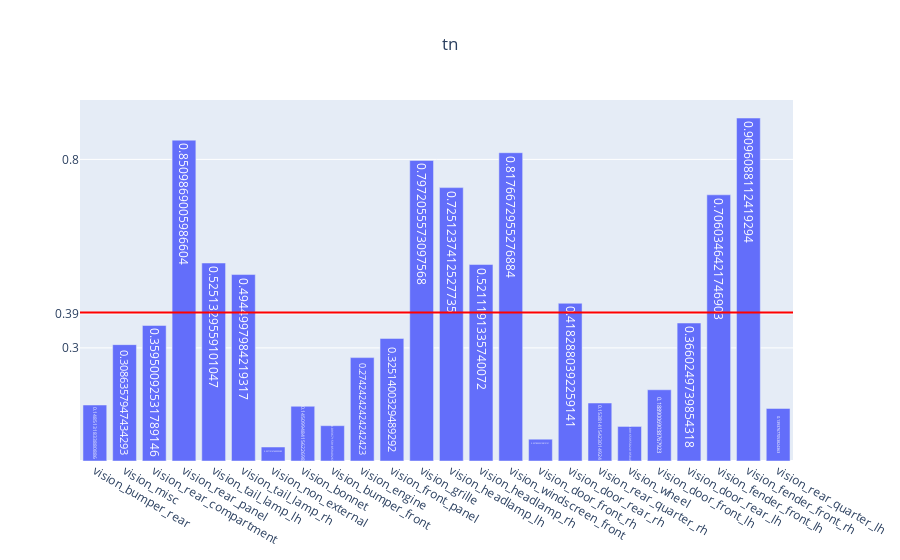

The cell this chart's notebook holds for it:
### Code cell
genVisMulitlabel(partEvalMetrics, "tn")

### Figure 1 — Plotly figure (JSON) as saved in the notebook; plotly's stock layout.template omitted (floating-point values rounded to 4 significant figures)
{"data": [{"text": [0.1485, 0.3086, 0.3595, 0.851, 0.5251, 0.4945, 0.0371, 0.1451, 0.09367, 0.2742, 0.3251, 0.7972, 0.7251, 0.5211, 0.8177, 0.05781, 0.4183, 0.1538, 0.09166, 0.1889, 0.366, 0.706, 0.9096, 0.1394], "type": "bar", "x": ["vision_bumper_rear", "vision_misc", "vision_rear_compartment", "vision_rear_panel", "vision_tail_lamp_lh", "vision_tail_lamp_rh", "vision_non_external", "vision_bonnet", "vision_bumper_front", "vision_engine", "vision_front_panel", "vision_grille", "vision_headlamp_lh", "vision_headlamp_rh", "vision_windscreen_front", "vision_door_front_rh", "vision_door_rear_rh", "vision_rear_quarter_rh", "vision_wheel", "vision_door_front_lh", "vision_door_rear_lh", "vision_fender_front_lh", "vision_fender_front_rh", "vision_rear_quarter_lh"], "y": [0.1485, 0.3086, 0.3595, 0.851, 0.5251, 0.4945, 0.0371, 0.1451, 0.09367, 0.2742, 0.3251, 0.7972, 0.7251, 0.5211, 0.8177, 0.05781, 0.4183, 0.1538, 0.09166, 0.1889, 0.366, 0.706, 0.9096, 0.1394]}], "layout": {"shapes": [{"line": {"color": "red", "width": 2}, "type": "line", "x0": 0, "x1": 1, "xref": "x domain", "y0": 0.394, "y1": 0.394, "yref": "y"}], "title": {"text": "tn", "x": 0.5}, "yaxis": {"tickmode": "array", "tickvals": ["0.39", 0.3, 0.8]}}}
